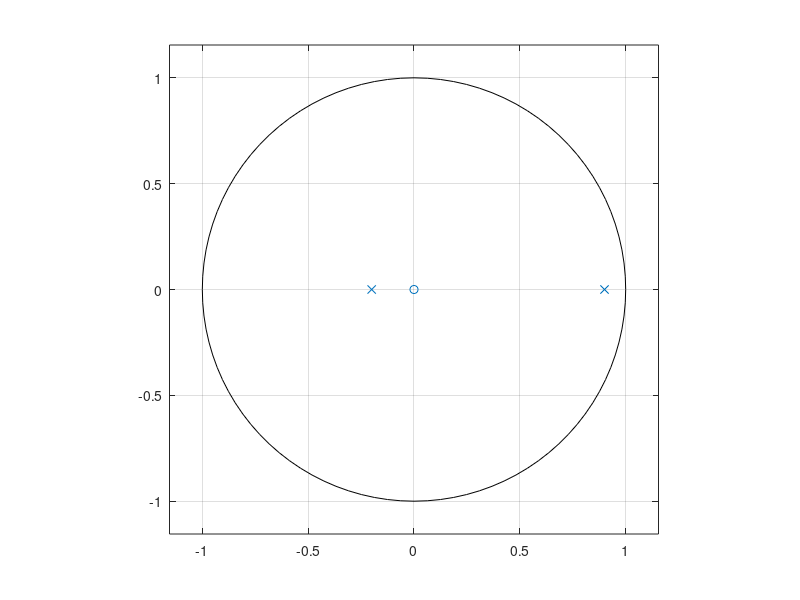
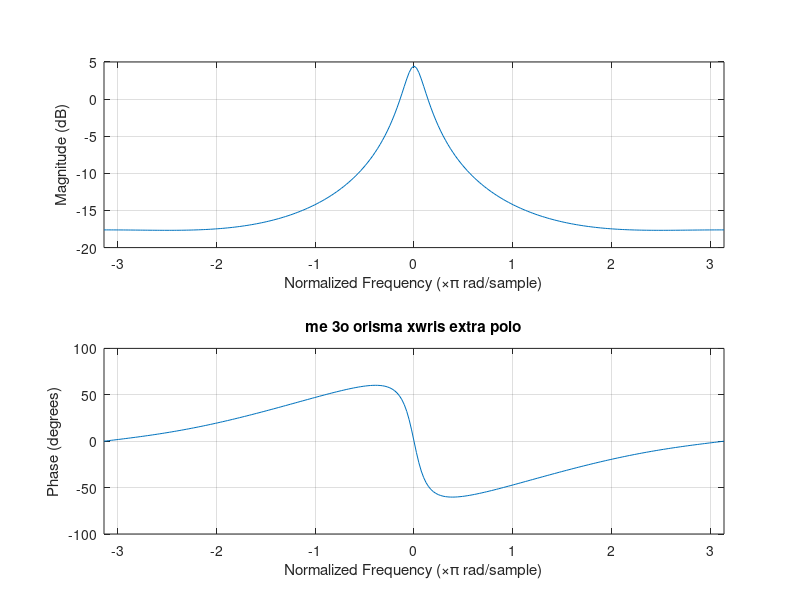
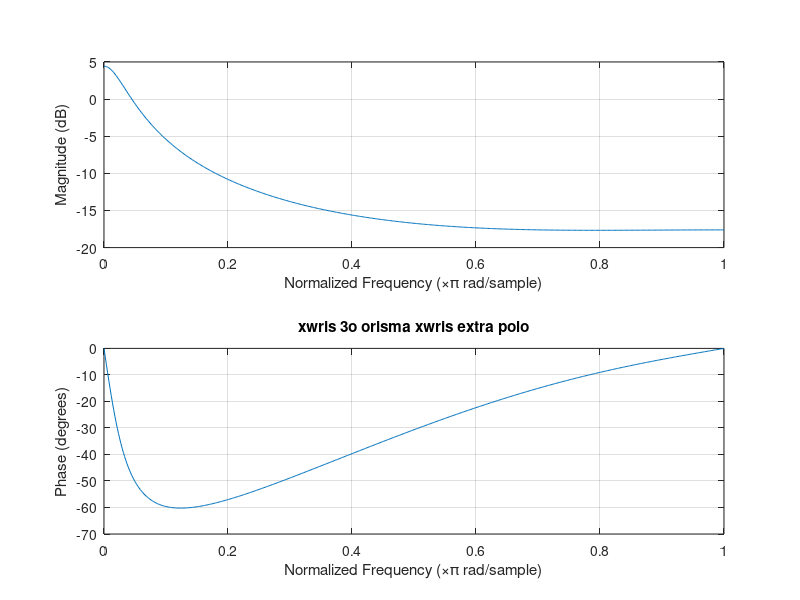
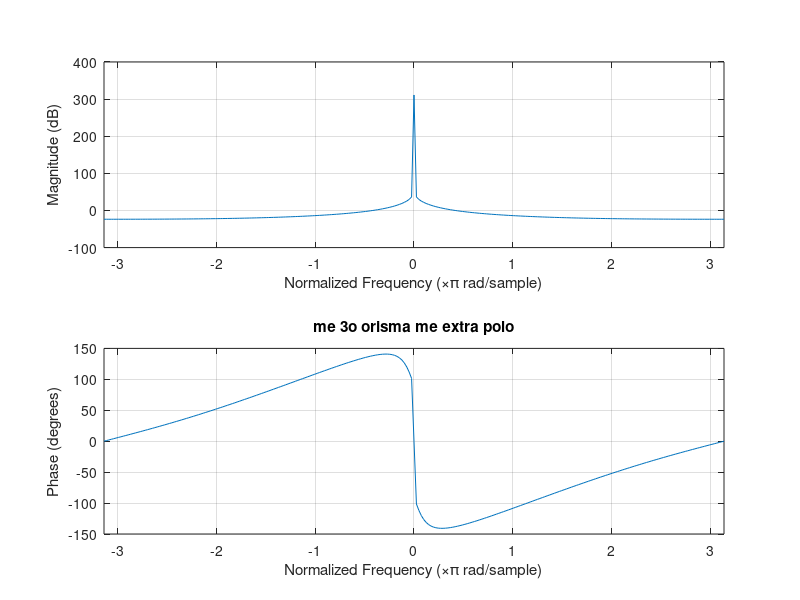

The MATLAB script that drew these images, in order:
clear all
close all

fs = 1;
ts = 1/fs;
a = [0.2 0];
b1 = [1 -0.7 -0.18];
b2 = [1 -1];
b = conv(b1, b2);

h1 = tf(a,b1,ts);
h2 = tf(a,b,ts);

r = 0;
p = [-0.2; 0.9];
zplane(r,p)

f = -pi:pi/128:pi;
figure();
freqz(a, b1, f)
title("me 3o orisma xwris extra polo")

figure();
freqz(a, b1)
title("xwris 3o orisma xwris extra polo")

figure();
freqz(a, b, f)
title("me 3o orisma me extra polo")

figure();
freqz(a, b)
title("xwris 3o orisma me extra polo")


